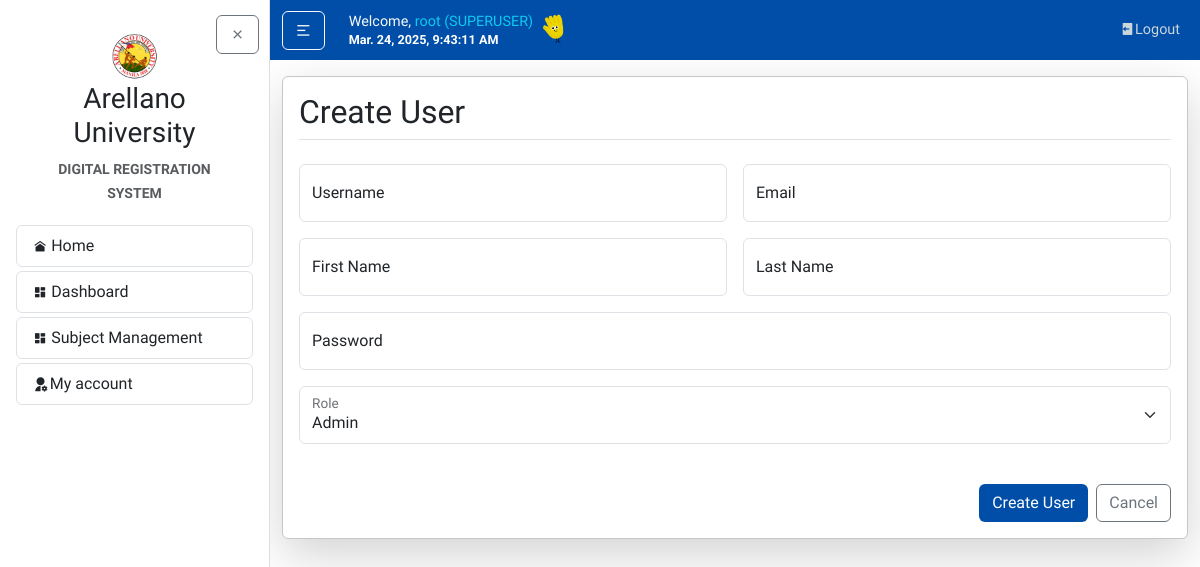
The app's page /accounts/create-user/ (signed in), older data.
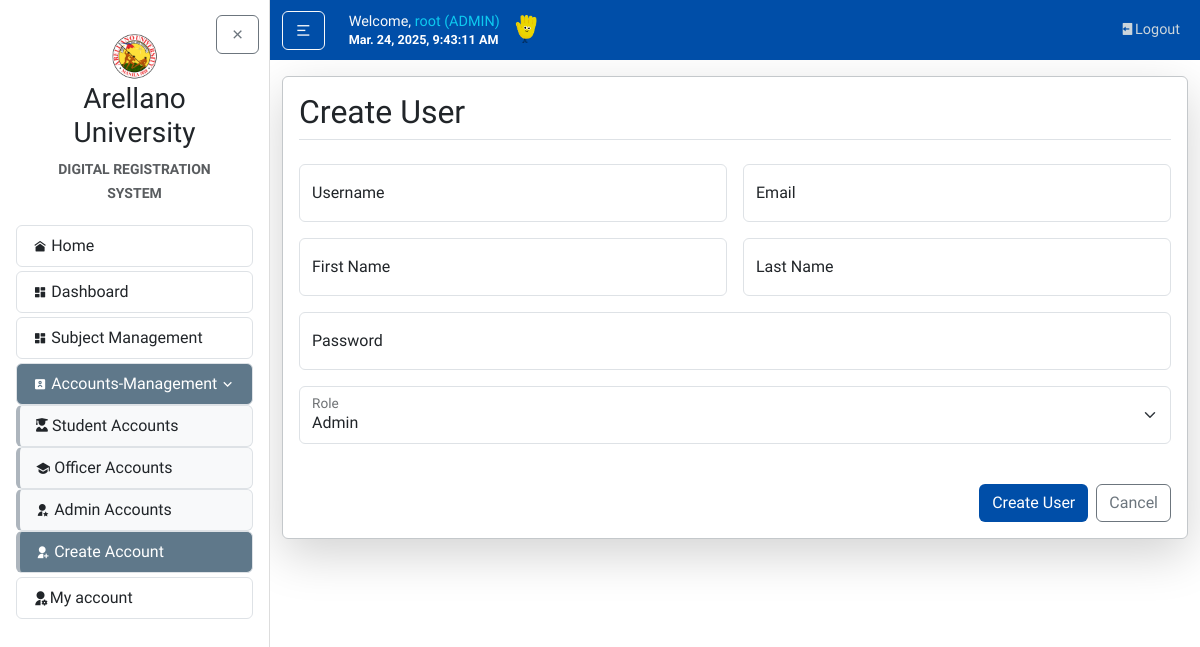
The same page, newer data.
### accounts/models.py (models this page shows, shortened)
class CustomUser(AbstractUser):
    ROLES = (
        ('SUPERUSER', 'Superuser'),
        ('ADMIN', 'Admin'),
        ('OFFICER', 'Enrollment Officer'),
        ('STUDENT', 'Student'),
    )
    role = models.CharField(max_length=20, choices=ROLES, default='ADMIN')
    email = models.EmailField()
    created_by = models.ForeignKey(
        settings.AUTH_USER_MODEL,
        on_delete=models.SET_NULL,
        null=True,
        blank=True,
        related_name="created_users"
    )
    def __str__(self):
        return f"{self.username} ({self.role})"

### accounts/views.py (the view, shortened to what this page needs)
# urls.py: path('create-user/', views.create_user, name='create-user'),
@login_required
def create_user(request):
    creator = request.user
    if creator.role not in ['ADMIN', 'OFFICER', 'SUPERUSER']:
        messages.warning(request, "Unauthorized access")
        return redirect('home')
    context = {}
    if creator.role.lower() != 'officer':
        dept_id = request.GET.get('dept')
        if dept_id:
            selected_department = get_object_or_404(Department, id=dept_id)
        else:
            selected_department = Department.objects.first()
        context['departments'] = Department.objects.all()
        context['selected_department'] = selected_department
        context['programs'] = Program.objects.filter(department=selected_department)
        context['roles'] = ['ADMIN', 'OFFICER', 'STUDENT']
    return render(request, 'accounts/create_user.html', context)

### accounts/templates/accounts/create_user.html (shortened to what this page needs)
{% extends "home/layout.html" %}
{% block style %}
<link rel="stylesheet" href="">
{% endblock style %}
{% block body %}
<article class="content-section border-secondary-subtle rounded p-3 shadow-lg">
    <h2 class="mb-4 border-bottom pb-2">Create User</h2>
    <form method="post" class="needs-validation" novalidate>
        <div class="row g-3">
            <div class="col-md-6">
                <div class="form-floating mb-3">
                    <input type="text" class="form-control" id="username" name="username" required placeholder="Username" autocomplete="off">
                    <label for="username">Username</label>
                </div>
            </div>
            <div class="col-md-6">
                <div class="form-floating mb-3">
                    <input type="email" class="form-control" id="email" name="email" required placeholder="Email" autocomplete="off">
                    <label for="email">Email</label>
                </div>
            </div>
        </div>
        <div class="row g-3">
            <div class="col-md-6">
                <div class="form-floating mb-3">
                    <input type="text" class="form-control" id="first_name" name="first_name" required placeholder="First Name" autocomplete="off">
                    <label for="first_name">First Name</label>
                </div>
            </div>
            <div class="col-md-6">
                <div class="form-floating mb-3">
                    <input type="text" class="form-control" id="last_name" name="last_name" required placeholder="Last Name" autocomplete="off">
                    <label for="last_name">Last Name</label>
                </div>
            </div>
        </div>
        <div class="row g-3">
            <div class="col-12">
                <div class="form-floating mb-3">
                    <input type="password" class="form-control" id="password" name="password" required placeholder="Password" autocomplete="off">
                    <label for="password">Password</label>
                </div>
            </div>
        </div>
        <div class="row g-3">
            {% if request.user.role|lower == "officer" %}
                <input type="hidden" name="role" value="student">
            {% elif request.user.is_superuser %}
                <div class="col-12">
                    <div class="form-floating mb-3">
                        <select class="form-select" id="role" name="role" aria-label="Select role">
                            {% for role in roles %}
                                <option value="{{ role }}">{{ role|title }}</option>
                            {% endfor %}
                        </select>
                        <label for="role">Role</label>
                    </div>
                </div>
            {% endif %}
        </div>
        <div class="mt-4 d-flex justify-content-end gap-2">
            <button type="submit" class="btn myPrimary text-white">
                Create User
            </button>
            <a href="{% url 'home' %}" class="btn btn-outline-secondary">
                Cancel
            </a>
        </div>
    </form>
</article>
{% endblock body %}

### home/templates/home/layout.html (shortened to what this page needs)
{% load static %}
<!DOCTYPE html>
<html lang="en">
<head>
  <link rel="stylesheet" type="text/css" href="{% static 'home/main.css' %}">
  <link href="https://cdn.jsdelivr.net/npm/bootstrap@5.3.3/dist/css/bootstrap.min.css" rel="stylesheet">
  <link rel="stylesheet" href="https://cdnjs.cloudflare.com/ajax/libs/remixicon/4.6.0/remixicon.css">
  <link rel="stylesheet" href="//cdn.datatables.net/2.2.2/css/dataTables.dataTables.min.css">
  <link rel="stylesheet" href="https://cdn.jsdelivr.net/npm/flatpickr/dist/flatpickr.min.css">
  {% block style %}{% endblock %}
</head>
<body>
    <div class="full-nav-bg"></div>
    <div id="page-wrapper" class="d-flex" style="min-height: 100vh;">
        {% include "home/sidebar.html" %}
        <div id="content-wrapper" class="flex-grow-1">
            <header class="site-header">
                <nav class="navbar navbar-expand-md ">
                    <div class="container">
                        <div class="navbar-nav align-items-xl-center">
                            <button id="sidebarToggle" class="btn btn-outline-light me-3 my-auto">
                                <i class="ri-menu-2-line"></i>
                            </button>
                        </div>
                        <div class="ms-2 me-auto my-auto">
                            <h5 class="d-flex align-items-end gap-1 mb-1">
                                <span class="text-light nav-font">
                                    {% if user.is_authenticated %}
                                        Welcome, <span class="text-info">{{ request.user }} {{ request.user.userprofile.userrole }}</span> <br>
                                    {% endif %}
                                    <small id="clock" class="my-auto text-white fw-bold"></small>
                                </span>
                                <span><img src="{% static "home/images/hand.gif" %}" alt="" style="height: 2em; width: auto; vertical-align: middle;"></span>
                            </h5>
                        </div>
                        <div class="navbar-nav ms-auto nav-font">
                            {% if user.is_authenticated %}
                                <a class="nav-item nav-link" href="{% url "logout" %}"><i class="ri-logout-box-fill "></i>Logout</a>
                            {% endif %}
                        </div>
                    </div>
                </nav>
            </header>
            <main id="main-content" role="main" class="container mt-3">
                <div class="row">
                    <div class="col">
                    {% block body %}{% endblock %}
                    </div>
                </div>
            </main>
        </div>
    </div>
</body>
</html>

Row changes from the older to the newer data that the page shows:
changed CustomUser: role "SUPERUSER" → "ADMIN" (drawn); user "root (SUPERUSER)" → "root (ADMIN)"
Text that changed along with them:
text now shown: "Accounts-Management Student Accounts Officer Accounts Admin Accounts Create Account"
